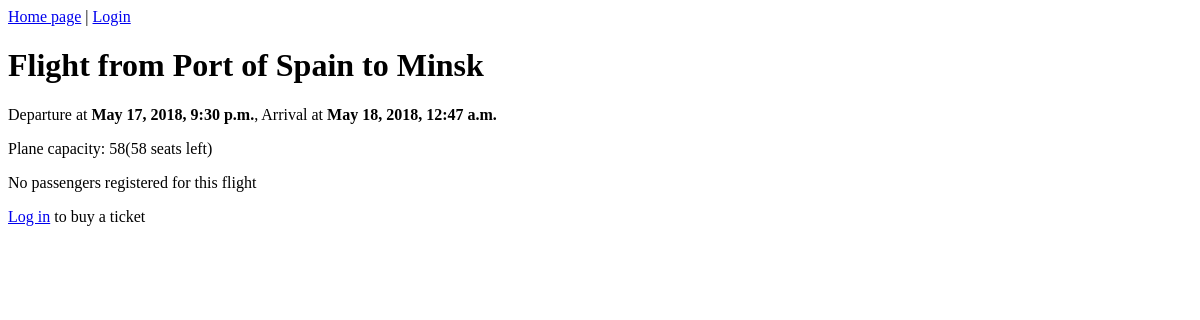
The page /flights/1/ on the database as committed earlier.
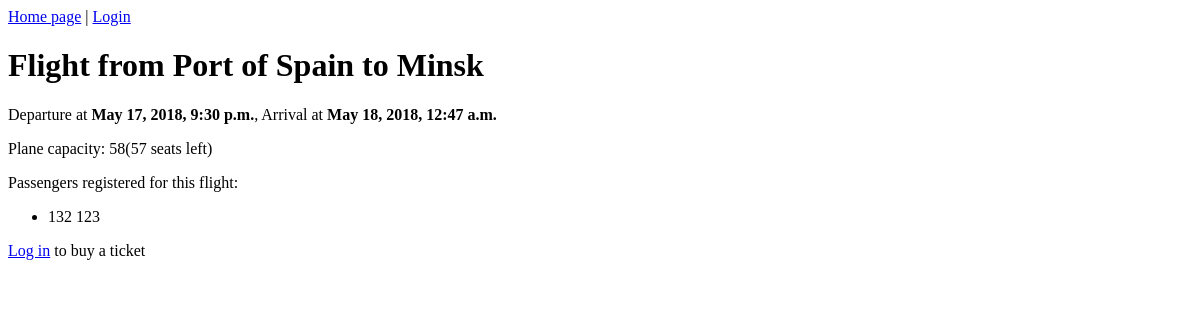
The same page on the database as committed later.
### flights/models.py (models this page shows, shortened)
class Flight(models.Model):
    airplane = models.ForeignKey(Airplane, on_delete=models.PROTECT)
    city_from = models.ForeignKey(City, on_delete=models.PROTECT, related_name='flights_from')
    city_to = models.ForeignKey(City, on_delete=models.PROTECT, related_name='flights_to')
    date_dep = models.DateTimeField('departure_date')
    date_arr = models.DateTimeField('arrival_date')
    passengers = models.ManyToManyField(Passenger, default=[])
    def __str__(self):
        return "Flight from %s to %s" % (self.city_from, self.city_to)

class Airplane(models.Model):
    registration = models.CharField(max_length=10, unique=True)
    capacity = models.IntegerField(validators=[MinValueValidator(1)])

class City(models.Model):
    name = models.CharField(max_length=50)
    def __str__(self):
        return self.name

class Passenger(models.Model):
    first_name = models.CharField(max_length=30)
    last_name = models.CharField(max_length=30)
    def __str__(self):
        return self.first_name + " " + self.last_name

### flights/views.py (the view)
# urls.py: path('<int:flight_id>/', views.detail, name='detail'),
def detail(request, flight_id):
    if request.user.is_authenticated:
        try:
            flight = get_object_or_404(Flight, pk=flight_id)
            in_first_name = request.POST['first_name']
            in_last_name = request.POST['last_name']
            if (not in_first_name) or (not in_last_name):
                form_result = "Both fields are required. Try again"
            elif flight.airplane.capacity == flight.passengers.count():
                form_result = "Airplane passengers capacity reached. Try buying ticket for other flight"
            else:
                passenger = Passenger(first_name=in_first_name, last_name=in_last_name)
                passenger.save()
                flight.passengers.add(passenger)
                form_result = "Success! Your name should appear on passengers list"
        except KeyError:
            form_result = None
    else:
        form_result = None
    context = {
        'flight': Flight.objects.get(id=flight_id),
        'form_result': form_result,
    }
    return render(request, 'flights/detail.html', context)

### flights/templatetags/math_ext.py (called while the page is built)
@register.filter(name='sub')
def sub(value, arg):
    return value - arg

### flights/templates/flights/detail.html (shortened to what this page needs)
{% extends 'flights/base.html' %}
{% load math_ext %}
{% block content %}
<h1>{{ flight }}</h1>
    <p>Departure at <b>{{ flight.date_dep }}</b>, Arrival at <b>{{ flight.date_arr }}</b></p>
    <p>Plane capacity: {{ flight.airplane.capacity }}({{ flight.airplane.capacity|sub:flight.passengers.count }} seats left)</p>
    {% if flight.passengers.count > 0 %}
    <p>Passengers registered for this flight:</p>
    <ul>
        {% for passenger in flight.passengers.all %}
            <li>{{ passenger }}</li>
        {% endfor %}
    </ul>
    {% else %}
    <p>No passengers registered for this flight</p>
    {% endif %}
    {% if user.is_authenticated %}
        {% if form_result %}
            <b>{{ form_result }}</b>
        {% endif %}
        <form method="post">
        {% csrf_token %}
            First name: <input type="text" name="first_name">
            Last name: <input type="text" name="last_name">
        <button type="submit">Buy ticket</button>
        </form>
    {% else %}
        <p><a href="{% url 'flights:login' %}"> Log in</a> to buy a ticket</p>
    {% endif %}
{% endblock %}

Rows that differ between the two databases and show on the page:
computed for Flight "Flight from Port of Spain to Minsk": airplane.capacity|sub "58" → "57"
added Passenger: first_name+last_name "132 123"
Other text that changed with them:
text no longer shown: "No passengers registered for this flight"
text now shown: "Passengers registered for this flight:"
